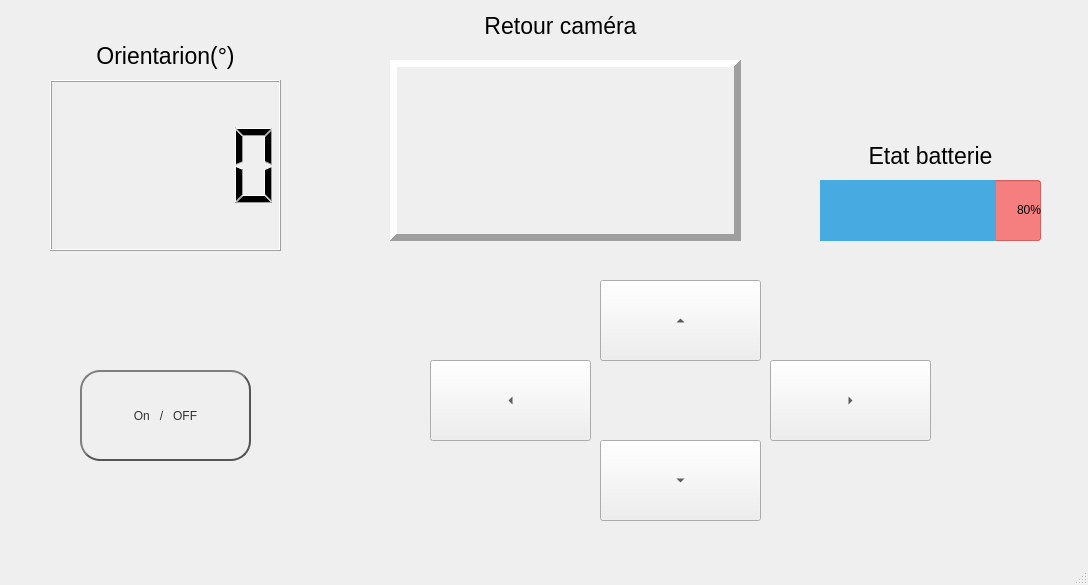
<?xml version="1.0" encoding="UTF-8"?>
<ui version="4.0">
    <class>MainWindow</class>
    <widget class="QMainWindow" name="MainWindow">
        <property name="geometry">
            <rect>
                <x>0</x>
                <y>0</y>
                <width>1088</width>
                <height>585</height>
            </rect>
        </property>
        <property name="windowTitle">
            <string>MainWindow</string>
        </property>
        <widget class="QWidget" name="centralwidget">
            <widget class="QPushButton" name="ONOFF">
                <property name="geometry">
                    <rect>
                        <x>80</x>
                        <y>370</y>
                        <width>171</width>
                        <height>91</height>
                    </rect>
                </property>
                <property name="autoFillBackground">
                    <bool>false</bool>
                </property>
                <property name="styleSheet">
                    <string notr="true">QPushButton {
                        color: #333;
                        border: 2px solid #555;
                        border-radius: 20px;
                        border-style: outset;
                        background: qradialgradient(
                        cx: 0.3, cy: -0.4, fx: 0.3, fy: -0.4,
                        radius: 1.35, stop: 0 #fff, stop: 1 #888
                        );
                        padding: 5px;
                        }

                        QPushButton:hover {
                        background: qradialgradient(
                        cx: 0.3, cy: -0.4, fx: 0.3, fy: -0.4,
                        radius: 1.35, stop: 0 #fff, stop: 1 #bbb
                        );
                        }</string>
                </property>
                <property name="text">
                    <string>On   /   OFF</string>
                </property>
                <property name="icon">
                    <iconset theme="OnOff">
                        <normaloff>.</normaloff>.</iconset>
                </property>
            </widget>
            <widget class="QLCDNumber" name="COMPAS">
                <property name="geometry">
                    <rect>
                        <x>50</x>
                        <y>80</y>
                        <width>231</width>
                        <height>171</height>
                    </rect>
                </property>
                <property name="smallDecimalPoint">
                    <bool>false</bool>
                </property>
            </widget>
            <widget class="QProgressBar" name="BATTERIE">
                <property name="geometry">
                    <rect>
                        <x>820</x>
                        <y>180</y>
                        <width>221</width>
                        <height>61</height>
                    </rect>
                </property>
                <property name="acceptDrops">
                    <bool>true</bool>
                </property>
                <property name="styleSheet">
                    <string notr="true">QProgressBar{
                        background-color:rgba(250, 0, 0, 120);
                        }
                        QProgressBar:chunk{
                        background-color:rgba(61, 174, 233, 240);
                        }</string>
                </property>
                <property name="value">
                    <number>80</number>
                </property>
                <property name="alignment">
                    <set>Qt::AlignRight|Qt::AlignTrailing|Qt::AlignVCenter</set>
                </property>
                <property name="textVisible">
                    <bool>true</bool>
                </property>
                <property name="orientation">
                    <enum>Qt::Horizontal</enum>
                </property>
                <property name="textDirection">
                    <enum>QProgressBar::TopToBottom</enum>
                </property>
                <property name="format">
                    <string>%p%</string>
                </property>
            </widget>
            <widget class="QLabel" name="label">
                <property name="geometry">
                    <rect>
                        <x>50</x>
                        <y>25</y>
                        <width>231</width>
                        <height>61</height>
                    </rect>
                </property>
                <property name="font">
                    <font>
                        <pointsize>17</pointsize>
                    </font>
                </property>
                <property name="text">
                    <string>Orientarion(°)</string>
                </property>
                <property name="alignment">
                    <set>Qt::AlignCenter</set>
                </property>
            </widget>
            <widget class="QLabel" name="label_2">
                <property name="geometry">
                    <rect>
                        <x>820</x>
                        <y>130</y>
                        <width>221</width>
                        <height>51</height>
                    </rect>
                </property>
                <property name="font">
                    <font>
                        <pointsize>17</pointsize>
                    </font>
                </property>
                <property name="text">
                    <string>Etat batterie</string>
                </property>
                <property name="alignment">
                    <set>Qt::AlignCenter</set>
                </property>
            </widget>
            <widget class="QLabel" name="label_3">
                <property name="geometry">
                    <rect>
                        <x>450</x>
                        <y>0</y>
                        <width>221</width>
                        <height>51</height>
                    </rect>
                </property>
                <property name="font">
                    <font>
                        <pointsize>17</pointsize>
                    </font>
                </property>
                <property name="text">
                    <string>Retour caméra</string>
                </property>
                <property name="alignment">
                    <set>Qt::AlignCenter</set>
                </property>
            </widget>
            <widget class="QToolButton" name="toolButton">
                <property name="geometry">
                    <rect>
                        <x>430</x>
                        <y>360</y>
                        <width>161</width>
                        <height>81</height>
                    </rect>
                </property>
                <property name="text">
                    <string>...</string>
                </property>
                <property name="arrowType">
                    <enum>Qt::LeftArrow</enum>
                </property>
            </widget>
            <widget class="QToolButton" name="toolButton_2">
                <property name="geometry">
                    <rect>
                        <x>600</x>
                        <y>440</y>
                        <width>161</width>
                        <height>81</height>
                    </rect>
                </property>
                <property name="text">
                    <string>...</string>
                </property>
                <property name="arrowType">
                    <enum>Qt::DownArrow</enum>
                </property>
            </widget>
            <widget class="QToolButton" name="toolButton_3">
                <property name="geometry">
                    <rect>
                        <x>770</x>
                        <y>360</y>
                        <width>161</width>
                        <height>81</height>
                    </rect>
                </property>
                <property name="text">
                    <string>...</string>
                </property>
                <property name="arrowType">
                    <enum>Qt::RightArrow</enum>
                </property>
            </widget>
            <widget class="QToolButton" name="toolButton_4">
                <property name="geometry">
                    <rect>
                        <x>600</x>
                        <y>280</y>
                        <width>161</width>
                        <height>81</height>
                    </rect>
                </property>
                <property name="text">
                    <string>...</string>
                </property>
                <property name="arrowType">
                    <enum>Qt::UpArrow</enum>
                </property>
            </widget>
            <widget class="QLabel" name="CAMERA">
                <property name="geometry">
                    <rect>
                        <x>390</x>
                        <y>60</y>
                        <width>351</width>
                        <height>181</height>
                    </rect>
                </property>
                <property name="autoFillBackground">
                    <bool>true</bool>
                </property>
                <property name="frameShape">
                    <enum>QFrame::Panel</enum>
                </property>
                <property name="frameShadow">
                    <enum>QFrame::Raised</enum>
                </property>
                <property name="lineWidth">
                    <number>7</number>
                </property>
                <property name="text">
                    <string/>
                </property>
            </widget>
        </widget>
        <widget class="QMenuBar" name="menubar">
            <property name="geometry">
                <rect>
                    <x>0</x>
                    <y>0</y>
                    <width>1088</width>
                    <height>21</height>
                </rect>
            </property>
        </widget>
        <widget class="QStatusBar" name="statusbar"/>
    </widget>
    <resources/>
    <connections/>
</ui>
